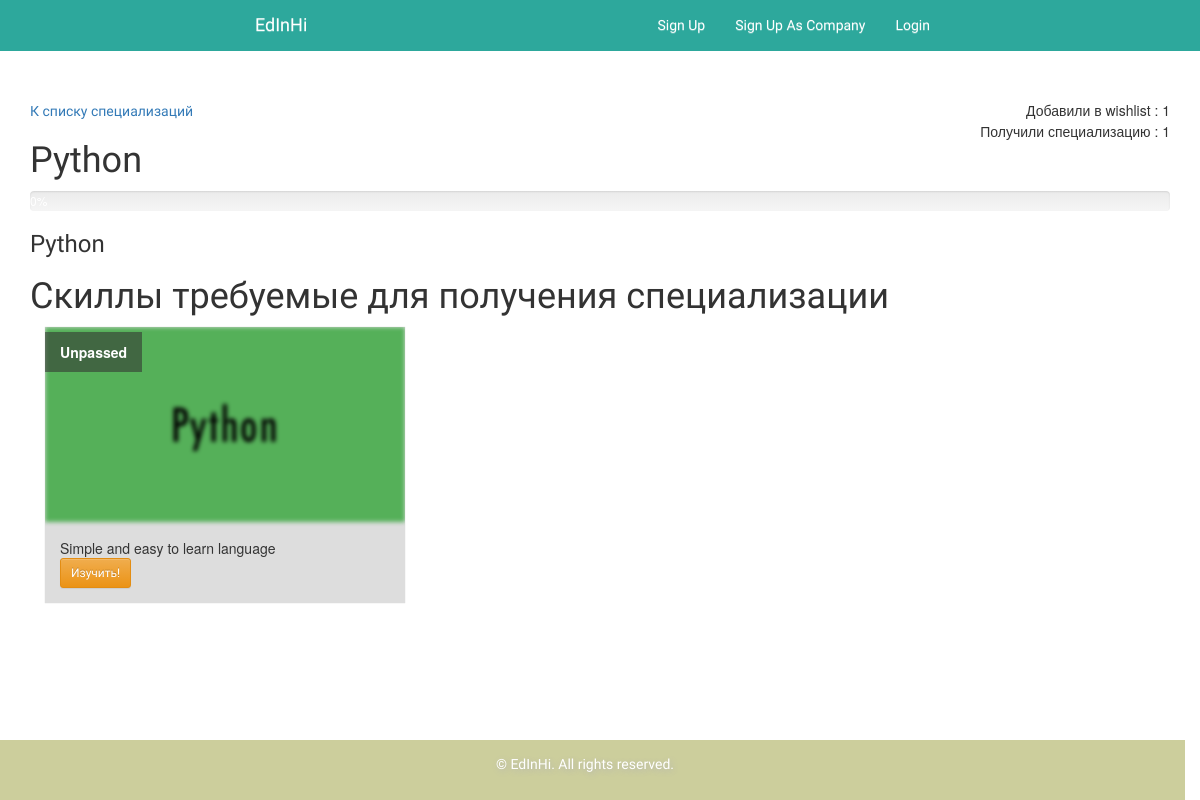
The app's page /spec/3/ with its own data.
### specialization/models.py (models this page shows)
class Specialization(models.Model):
	name = models.CharField(max_length=250, blank=True, default=None)
	description = models.TextField(max_length=250, blank=True)
	skills = models.ManyToManyField(Skill)
	users = models.ManyToManyField(User, blank=True)
	in_wishlist_of_users = models.IntegerField(blank=True, null=True, default=0)

### skill/models.py (models this page shows, shortened)
class Skill(models.Model):
    name = models.CharField(max_length=200)
    description = models.TextField()
    media_books = models.ManyToManyField(Book, blank=True)
    media_video = models.ManyToManyField(Video, blank=True)
    spec_logo = models.ImageField(upload_to='Images/skill_logo', blank=True, null=True)
    short_description = models.TextField(max_length=250, null=True, blank="")
    solved_users = models.ForeignKey(User, on_delete=models.CASCADE, null=True, blank=True)

### specialization/views.py (the view)
# urls.py: url(r'^(?P<pk>[0-9]+)/$', views.specialization_view, name='specialization'),
def specialization_view(request, pk):
    specialization = get_object_or_404(Specialization, pk=pk)
    skills = specialization.skills.all()
    progress = 0
    if request.user.is_authenticated():
        if request.method == "POST":
            if(request.user.abstractuser.wishlist.filter(wish_spec_id=pk).exists()):
                print("You have it")
            else:
                wish_spec = wishSpec(wish_spec_id=int(pk))
                wish_spec.save()
                request.user.abstractuser.wishlist.add(wish_spec)
                request.user.abstractuser.save()
                specialization.in_wishlist_of_users+=1
                specialization.save()
        passed_skills = request.user.skill_set.all()
        passed = 0
        can_add_to_wishlist=request.user.abstractuser.wishlist.filter(wish_spec_id=pk).exists()
        for skill in skills:
            if skill in passed_skills:
                passed+=1
        progress = int(passed/specialization.skills.all().count() * 100)
    else:
            can_add_to_wishlist=False
            progress = 0
            passed_skills = None
    return render(request, 'specialization/specialization.html', {'passed_skills':passed_skills, 'specialization': specialization, 'progress': progress, "add" : can_add_to_wishlist,})

### specialization/templates/specialization/specialization.html (shortened to what this page needs)
{% extends 'main_app/base.html' %}
{% load staticfiles %}
{% block content %}
    <link rel="stylesheet" href="{% static "css/specialization.css" %}">
    <br><br><br><br><br>
    <div class="row">
    <div class="container">
        <a href="{% url 'all_specializations' %}"> К списку специализаций </a>
        <div class="pull-right"> Добавили в wishlist : {{ specialization.in_wishlist_of_users }}  </div>
        <div class="pull-right"> Получили специализацию : {{ specialization.users.all.count }}  </div>
        <h1>{{ specialization.name }}</h1>
        <div class="progress">
        </div>
        <h3> {{ specialization.description }}</h3>
        <h1> Скиллы требуемые для получения специализации </h1>
        <div class="container">
            <div class="row">
                {% for skill in specialization.skills.all %}
                    <div class="col-sm-4 col-md-4">
                        <div class="post">
                            <div class="post-img-content">
                                <img src="{{ skill.spec_logo.url }}" class="img-responsive"/>
                                {% if request.user.is_authenticated %}
                                    <span class="post-title"><b>
                                        {% if skill in request.user.abstractuser.passed_skills.all %} Passed {% else %}
                                            Unpassed {% endif %}</b><br/></span>
                                {% else %}
                                    <span class="post-title"><b>Unpassed</b><br/></span>
                                {% endif %}
                            </div>
                            <div class="content">
                                <div>
                                    {{ skill.short_description }}
                                </div>
                                <div>
                                    <a href="{% url 'skill' skill.id %}" class="btn btn-warning btn-sm">Изучить!</a>
                                </div>
                            </div>
                        </div>
                    </div>
                {% endfor %}
            </div>
        </div>
    </div>
{% endblock %}

### main_app/static/css/main.css (style rules this page uses)
html { position: relative; min-height: 100%; }
label, a, li, .btn { font-family: 'Heebo', sans-serif; font-weight: 300; }
html h1, html h2, html h3, html h4, html h5, html h6 { font-family: 'Heebo', sans-serif; font-weight: 300; }
body { margin-bottom: 60px; overflow-x: hidden; }
.btn { background-color: black; }

### main_app/static/css/specialization.css (style rules this page uses)
.post { background-color: #DDDDDD; overflow: hidden; box-shadow: 0 0 1px #CCC; }
.post img { filter: blur(2px); -webkit-filter: blur(2px); -moz-filter: blur(2px); -o-filter: blur(2px); -ms-filter: blur(2px); }
.post .content { padding: 15px; }
.post .post-img-content { height: 196px; position: relative; }
.post .post-img-content img { position: absolute; }
.post .post-title { display: table-cell; vertical-align: bottom; z-index: 2; position: relative; }
.post .post-title b { background-color: rgba(51, 51, 51, 0.58); display: inline-block; margin-bottom: 5px; color: #FFF; padding: 10px 15px; margin-top: 5px; }

### records on screen
Specialization: in_wishlist_of_users "1", users.all.count "1", name "Python", description "Python"
Skill: spec_logo (picture), short_description "Simple and easy to learn language"
